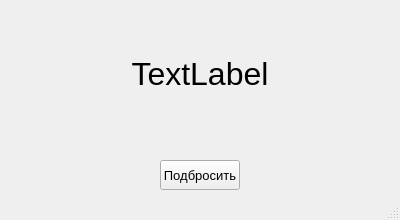
<?xml version="1.0" encoding="UTF-8"?>
<ui version="4.0">
 <class>MainWindow</class>
 <widget class="QMainWindow" name="MainWindow">
  <property name="geometry">
   <rect>
    <x>0</x>
    <y>0</y>
    <width>400</width>
    <height>220</height>
   </rect>
  </property>
  <property name="windowTitle">
   <string>Монетка</string>
  </property>
  <widget class="QWidget" name="centralwidget">
   <widget class="QPushButton" name="pushButton">
    <property name="geometry">
     <rect>
      <x>160</x>
      <y>160</y>
      <width>80</width>
      <height>30</height>
     </rect>
    </property>
    <property name="font">
     <font>
      <pointsize>10</pointsize>
     </font>
    </property>
    <property name="text">
     <string>Подбросить</string>
    </property>
   </widget>
   <widget class="QLabel" name="label">
    <property name="geometry">
     <rect>
      <x>70</x>
      <y>30</y>
      <width>260</width>
      <height>90</height>
     </rect>
    </property>
    <property name="text">
     <string>&lt;html&gt;&lt;head/&gt;&lt;body&gt;&lt;p align=&quot;center&quot;&gt;&lt;span style=&quot; font-size:24pt;&quot;&gt;TextLabel&lt;/span&gt;&lt;/p&gt;&lt;/body&gt;&lt;/html&gt;</string>
    </property>
   </widget>
  </widget>
  <widget class="QStatusBar" name="statusbar"/>
 </widget>
 <resources/>
 <connections/>
</ui>
